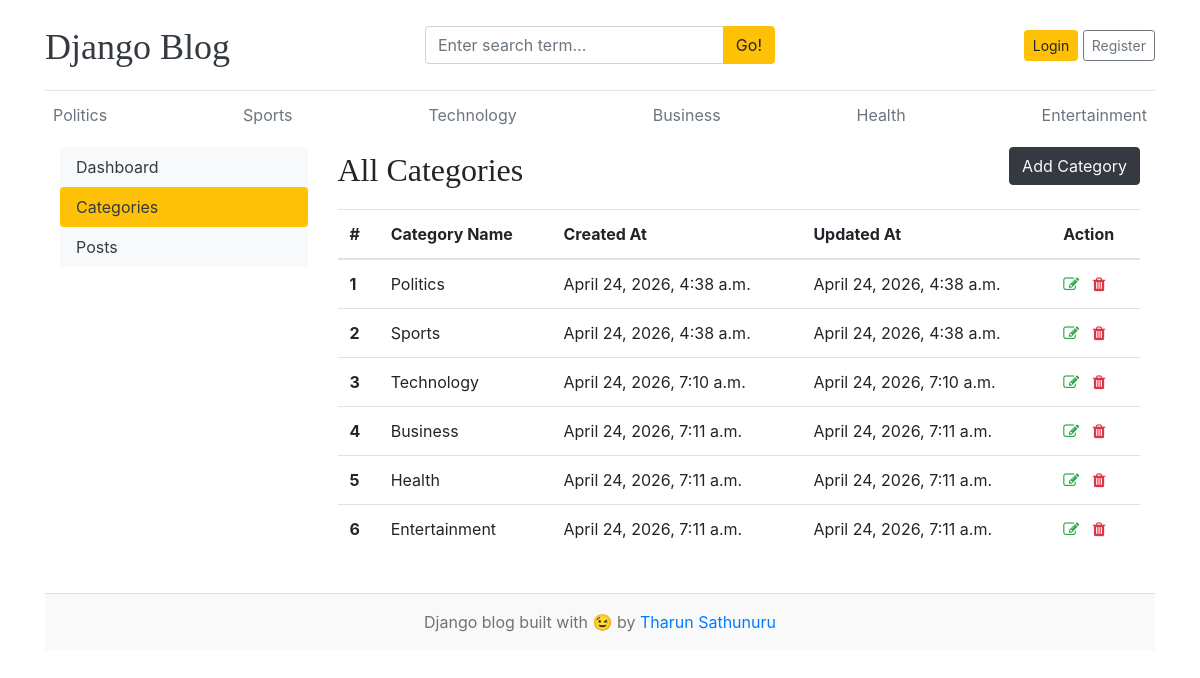
/dashboard/categories/, run on the app's committed database.
### blogs/models.py (models this page shows)
class Category(models.Model):
  category_name = models.CharField(max_length = 100, unique = True)
  created_at = models.DateTimeField(auto_now_add = True)
  updated_at = models.DateTimeField(auto_now = True)
  class Meta :
    verbose_name_plural = 'categories'
  def __str__(self):
    return self.category_name

### dashboards/views.py (the view)
# urls.py: path('categories/', views.categories, name='categories'),
def categories(request):
  return render(request, 'dashboard/categories.html')

### blogs/context_processors.py (called while the page is built)
def get_categories(request):
  categories = Category.objects.all()
  return dict(categories = categories)

def get_social_links(request):
  social_links = SocialLink.objects.all()
  return dict(social_links = social_links)

### templates/dashboard/categories.html (shortened to what this page needs)
{% extends 'base.html' %}
{% block content %}
<div class="row">
    {% include 'dashboard/sidebar.html' %}
   <div class="col-md-9">
    <div class="d-flex justify-content-between align-items-center mb-3">
        <h2 class="mb-0">All Categories</h2>
        <a href="{% url 'add_category' %}" class="btn btn-dark text-light  mb-2">Add Category</a>
    </div>
    <table class="table">
      <thead>
        <tr>
          <th>#</th>
          <th>Category Name</th>
          <th>Created At</th>
          <th>Updated At</th>
          <th>Action</th>
        </tr>
      </thead>
      <tbody>
        {% for cat in categories %}
        <tr>
          <th>{{ forloop.counter }}</th>
          <td>{{ cat }}</td>
          <td>{{ cat.created_at }}</td>
          <td>{{ cat.updated_at }}</td>
          <td>
            <a href="{% url 'edit_category' cat.id %}"><i class="fa fa-edit text-success"></i></a>
            <a href="{% url 'delete_category' cat.id %}"><i class="fa fa-trash text-danger"></i></a>
          </td>
        </tr>
        {% endfor %}
      </tbody>
    </table>
   </div>
</div>
{% endblock %}

### templates/base.html (shortened to what this page needs)
  {% load static %}
  <!DOCTYPE html>
  <html lang="en">
  <head>
      <link href="https://getbootstrap.com/docs/4.0/dist/css/bootstrap.min.css" rel="stylesheet">
      <link href="{% static 'css/blog.css' %}" rel="stylesheet">
      <link rel="stylesheet" href="https://cdnjs.cloudflare.com/ajax/libs/font-awesome/4.7.0/css/font-awesome.min.css">
    </head>
  <body>
      <div class="container">
        <header class="blog-header py-3">
        <div class="row flex-nowrap justify-content-between align-items-center">
            <div class="col-4 pt-1">
                <a class="blog-header-logo text-dark" href="/">Django Blog</a>
            </div>
            <div class="col-4">
                <form action="{% url 'search' %}" method="GET">
                    <div class="input-group">
                        <input class="form-control" type="text" name="keyword" placeholder="Enter search term...">
                        <div class="input-group-append">
                            <button type="submit" class="btn btn-warning">Go!</button>
                        </div>
                    </div>
                </form>
            </div>
      <div class="col-4 d-flex justify-content-end align-items-center">
        {% if not user.is_authenticated %}
          <a class="btn btn-sm btn-warning" href="{% url 'login' %}">Login</a>&nbsp;
          <a class="btn btn-sm btn-outline-secondary" href="{% url 'register' %}">Register</a>
        {% else %}
        <span><a href="{% url 'dashboard' %}">Dashboard</a></span>
        &emsp;
        <span><a href="{% url 'logout' %}">Logout</a></span>
        {% endif %}
      </div>
      </div>
    </header>
        <div class="nav-scroller py-1 mb-2">
          <nav class="nav d-flex justify-content-between">
            {% for cat in categories %}
            <a class="p-2 text-muted" href="{% url 'posts_by_category' cat.id %}">{{ cat.category_name }}</a>
            {% endfor %}
          </nav>
        </div>
  <main class="flex-fill container">
    {% block content %}
    {% endblock %}
  </main>
  <footer class="blog-footer text-center py-3 border-top mt-4">
    <p>Django blog built with 😉 by <a href="#">Tharun Sathunuru</a></p>
  </footer>
  </body>
  </html>

### blog_main/static/css/blog.css (style rules this page uses)
.blog-header { border-bottom: 1px solid #e5e5e5; }
.blog-header-logo { font-family: "Playfair Display", Georgia, "Times New Roman", serif; font-size: 2.25rem; }
h1, h2, h3, h4, h5, h6 { font-family: "Playfair Display", Georgia, "Times New Roman", serif; }
.blog-footer { padding: 2.5rem 0; color: #727272; text-align: center; background-color: #f9f9f9; border-top: .05rem solid #e5e5e5; }
.blog-footer p:last-child { margin-bottom: 0; }

### data on the page
Category: category_name "Politics", created_at "April 24, 2026, 4:38 a.m.", updated_at "April 24, 2026, 4:38 a.m."
Category: category_name "Sports", created_at "April 24, 2026, 4:38 a.m.", updated_at "April 24, 2026, 4:38 a.m."
Category: category_name "Technology", created_at "April 24, 2026, 7:10 a.m.", updated_at "April 24, 2026, 7:10 a.m."
Category: category_name "Business", created_at "April 24, 2026, 7:11 a.m.", updated_at "April 24, 2026, 7:11 a.m."
Category: category_name "Health", created_at "April 24, 2026, 7:11 a.m.", updated_at "April 24, 2026, 7:11 a.m."
Category: category_name "Entertainment", created_at "April 24, 2026, 7:11 a.m.", updated_at "April 24, 2026, 7:11 a.m."
